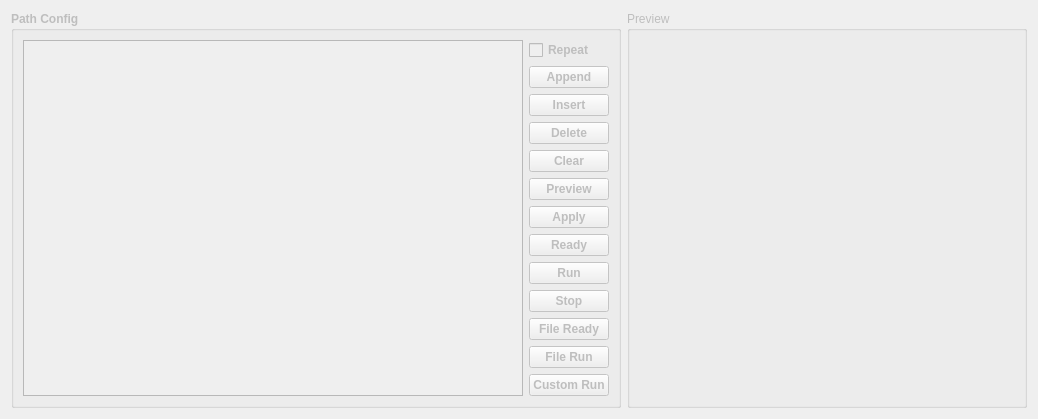
      <widget class="QWidget" name="tab_2">
       <attribute name="title">
        <string>Path</string>
       </attribute>
       <layout class="QGridLayout" name="gridLayout_8">
        <item row="0" column="0">
         <widget class="QGroupBox" name="gbTrajectory">
          <property name="enabled">
           <bool>false</bool>
          </property>
          <property name="font">
           <font>
            <weight>75</weight>
            <bold>true</bold>
           </font>
          </property>
          <property name="title">
           <string>Path Config</string>
          </property>
          <layout class="QGridLayout" name="gridLayout_6">
           <item row="0" column="0" rowspan="2" colspan="2">
            <widget class="QTableView" name="tvPathData">
             <property name="minimumSize">
              <size>
               <width>500</width>
               <height>0</height>
              </size>
             </property>
            </widget>
           </item>
           <item row="0" column="2">
            <widget class="QCheckBox" name="cbRepeat">
             <property name="sizePolicy">
              <sizepolicy hsizetype="Fixed" vsizetype="Fixed">
               <horstretch>0</horstretch>
               <verstretch>0</verstretch>
              </sizepolicy>
             </property>
             <property name="text">
              <string>Repeat</string>
             </property>
            </widget>
           </item>
           <item row="1" column="2">
            <layout class="QVBoxLayout" name="verticalLayout_6">
             <item>
              <widget class="QPushButton" name="btnPathAppend">
               <property name="sizePolicy">
                <sizepolicy hsizetype="Minimum" vsizetype="Preferred">
                 <horstretch>0</horstretch>
                 <verstretch>0</verstretch>
                </sizepolicy>
               </property>
               <property name="text">
                <string>Append</string>
               </property>
              </widget>
             </item>
             <item>
              <widget class="QPushButton" name="btnPathInsert">
               <property name="sizePolicy">
                <sizepolicy hsizetype="Minimum" vsizetype="Preferred">
                 <horstretch>0</horstretch>
                 <verstretch>0</verstretch>
                </sizepolicy>
               </property>
               <property name="text">
                <string>Insert</string>
               </property>
              </widget>
             </item>
             <item>
              <widget class="QPushButton" name="btnPathDelete">
               <property name="sizePolicy">
                <sizepolicy hsizetype="Minimum" vsizetype="Preferred">
                 <horstretch>0</horstretch>
                 <verstretch>0</verstretch>
                </sizepolicy>
               </property>
               <property name="text">
                <string>Delete</string>
               </property>
              </widget>
             </item>
             <item>
              <widget class="QPushButton" name="btnPathClear">
               <property name="sizePolicy">
                <sizepolicy hsizetype="Minimum" vsizetype="Preferred">
                 <horstretch>0</horstretch>
                 <verstretch>0</verstretch>
                </sizepolicy>
               </property>
               <property name="text">
                <string>Clear</string>
               </property>
              </widget>
             </item>
             <item>
              <widget class="QPushButton" name="btnPathApply_2">
               <property name="enabled">
                <bool>false</bool>
               </property>
               <property name="sizePolicy">
                <sizepolicy hsizetype="Minimum" vsizetype="Preferred">
                 <horstretch>0</horstretch>
                 <verstretch>0</verstretch>
                </sizepolicy>
               </property>
               <property name="text">
                <string>Preview</string>
               </property>
              </widget>
             </item>
             <item>
              <widget class="QPushButton" name="btnPathApply">
               <property name="sizePolicy">
                <sizepolicy hsizetype="Minimum" vsizetype="Preferred">
                 <horstretch>0</horstretch>
                 <verstretch>0</verstretch>
                </sizepolicy>
               </property>
               <property name="text">
                <string>Apply</string>
               </property>
              </widget>
             </item>
             <item>
              <widget class="QPushButton" name="btnReady">
               <property name="sizePolicy">
                <sizepolicy hsizetype="Minimum" vsizetype="Preferred">
                 <horstretch>0</horstretch>
                 <verstretch>0</verstretch>
                </sizepolicy>
               </property>
               <property name="text">
                <string>Ready</string>
               </property>
              </widget>
             </item>
             <item>
              <widget class="QPushButton" name="btnRun">
               <property name="sizePolicy">
                <sizepolicy hsizetype="Minimum" vsizetype="Preferred">
                 <horstretch>0</horstretch>
                 <verstretch>0</verstretch>
                </sizepolicy>
               </property>
               <property name="text">
                <string>Run</string>
               </property>
              </widget>
             </item>
             <item>
              <widget class="QPushButton" name="btnStop">
               <property name="sizePolicy">
                <sizepolicy hsizetype="Minimum" vsizetype="Preferred">
                 <horstretch>0</horstretch>
                 <verstretch>0</verstretch>
                </sizepolicy>
               </property>
               <property name="text">
                <string>Stop</string>
               </property>
              </widget>
             </item>
             <item>
              <widget class="QPushButton" name="btnFileReady">
               <property name="text">
                <string>File Ready</string>
               </property>
              </widget>
             </item>
             <item>
              <widget class="QPushButton" name="btnFileRun">
               <property name="text">
                <string>File Run</string>
               </property>
              </widget>
             </item>
             <item>
              <widget class="QPushButton" name="btnCustomRun">
               <property name="sizePolicy">
                <sizepolicy hsizetype="Minimum" vsizetype="Fixed">
                 <horstretch>0</horstretch>
                 <verstretch>0</verstretch>
                </sizepolicy>
               </property>
               <property name="text">
                <string>Custom Run</string>
               </property>
              </widget>
             </item>
            </layout>
           </item>
          </layout>
         </widget>
        </item>
        <item row="0" column="1">
         <widget class="QGroupBox" name="groupBox_2">
          <property name="enabled">
           <bool>false</bool>
          </property>
          <property name="minimumSize">
           <size>
            <width>400</width>
            <height>0</height>
           </size>
          </property>
          <property name="title">
           <string>Preview</string>
          </property>
         </widget>
        </item>
       </layout>
      </widget>
